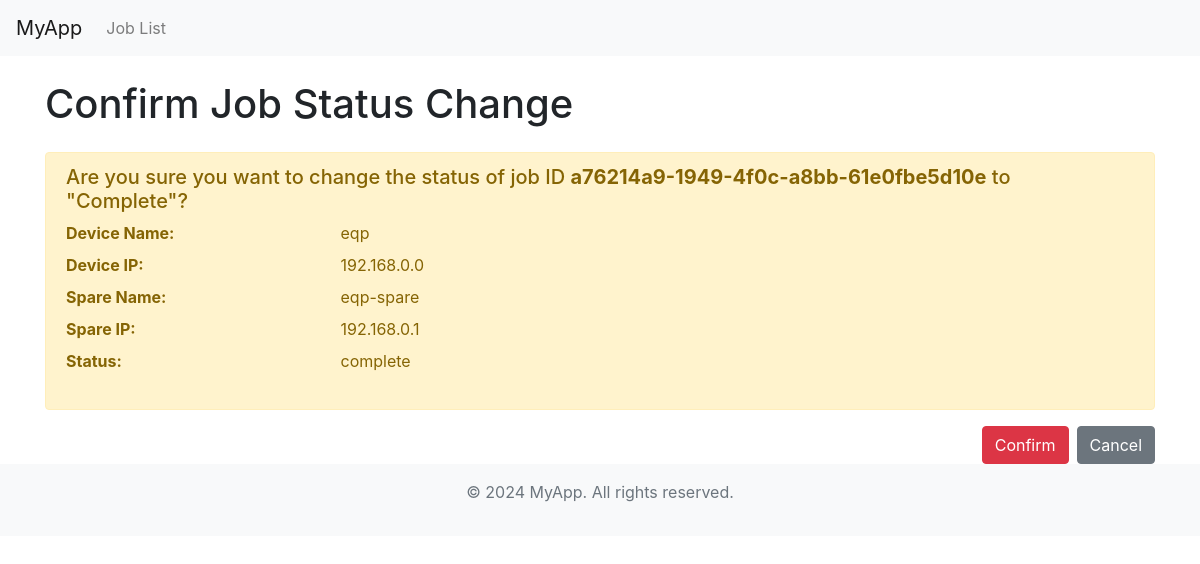
The app's page /jobapp/confirm_job_complete/a76214a9-1949-4f0c-a8bb-61e0fbe5d10e/, older data.
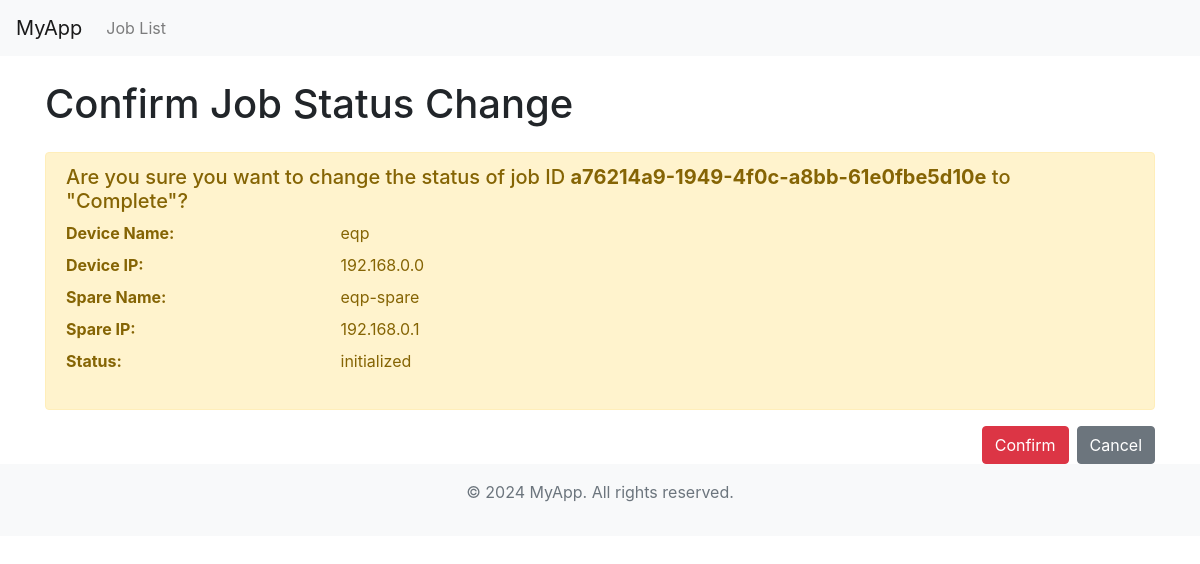
The same page, newer data.
### jobapp/models.py (models this page shows)
class Job(models.Model):
    job_id = models.UUIDField(default=uuid.uuid4, editable=False, primary_key=True)
    device_name = models.CharField(max_length=255)
    device_ip = models.GenericIPAddressField()
    spare_name = models.CharField(max_length=255)
    spare_ip = models.GenericIPAddressField()
    status = models.CharField(max_length=50)
    created = models.DateTimeField(auto_now_add=True)
    last_updated = models.DateTimeField(auto_now=True)

### jobapp/views.py (the view, shortened to what this page needs)
# urls.py: path('confirm_job_complete/<uuid:job_id>/', views.JobStatusUpdateView.as_view(), name='confirm_job_complete'),
class JobStatusUpdateView(View):
    def get(self, request, *args, **kwargs):
        job_id = kwargs.get('job_id')
        job = get_object_or_404(Job, job_id=job_id)
        return render(request, 'jobapp/confirm_job_complete.html', {'job': job})

### jobapp/templates/jobapp/confirm_job_complete.html (shortened to what this page needs)
{% extends 'base.html' %}
{% block content %}
    <div class="container mt-4">
        <h1 class="mb-4">Confirm Job Status Change</h1>
        <div class="alert alert-warning">
            <h5 class="mb-2">Are you sure you want to change the status of job ID <strong>{{ job.job_id }}</strong> to "Complete"?</h5>
            <dl class="row">
                <dt class="col-sm-3">Device Name:</dt>
                <dd class="col-sm-9">{{ job.device_name }}</dd>
                <dt class="col-sm-3">Device IP:</dt>
                <dd class="col-sm-9">{{ job.device_ip }}</dd>
                <dt class="col-sm-3">Spare Name:</dt>
                <dd class="col-sm-9">{{ job.spare_name }}</dd>
                <dt class="col-sm-3">Spare IP:</dt>
                <dd class="col-sm-9">{{ job.spare_ip }}</dd>
                <dt class="col-sm-3">Status:</dt>
                <dd class="col-sm-9">{{ job.status }}</dd>
            </dl>
        </div>
        <div class="d-flex justify-content-end">
            <form method="post" action="{% url 'jobs:confirm_job_complete' job.job_id %}" class="mr-2">
                <button type="submit" class="btn btn-danger">Confirm</button>
            </form>
            <a href="{% url 'jobs:job_list' %}" class="btn btn-secondary">Cancel</a>
        </div>
    </div>
{% endblock %}

Row changes from the older to the newer data that the page shows:
changed Job "eqp": status "complete" → "initialized"
